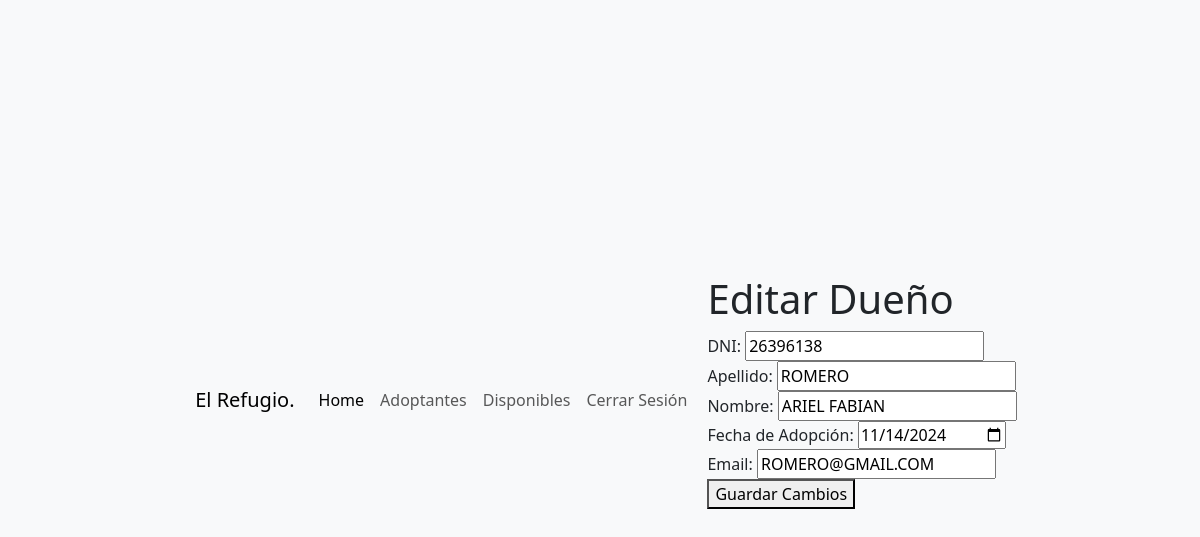
The page /vista/editar_dueño.php?id=2 on the database its author committed.
### vista/editar_dueño.php (the view, shortened to what this page needs)
<?php
$host = 'localhost';
$user = 'root';
$password = '';
$dbname = 'usuario';
$conexion = new mysqli($host, $user, $password, $dbname);
if (isset($_GET['id'])) {
    $id = intval($_GET['id']);
    $sql = "SELECT * FROM dueño WHERE ID_ADOPTA = $id";
    $result = $conexion->query($sql);
    if ($result && $result->num_rows > 0) {
        $dueño = $result->fetch_assoc();
    } else {
        die("Registro no encontrado.");
    }
}
?>
<!DOCTYPE html>
<html lang="es">
<head>
    <link href="https://cdn.jsdelivr.net/npm/bootstrap@5.3.3/dist/css/bootstrap.min.css" rel="stylesheet" />
</head>
<body>
<?php
include 'navbar.php';
?>
<div class="mb-3">
    <h1>Editar Dueño</h1>
    <form method="POST" action="editar_dueño.php">
        <label>DNI:</label>
        <input type="text" name="DNI" value="<?= $dueño['DNI'] ?>" required><br>
        <label>Apellido:</label>
        <input type="text" name="APELLIDO" value="<?= $dueño['APELLIDO'] ?>" required><br>
        <label>Nombre:</label>
        <input type="text" name="NOMBRE" value="<?= $dueño['NOMBRE'] ?>" required><br>
        <label>Fecha de Adopción:</label>
        <input type="date" name="FECHA_ADOPCION" value="<?= $dueño['FECHA_ADOPCION'] ?>" required><br>
        <label>Email:</label>
        <input type="email" name="EMAIL" value="<?= $dueño['EMAIL'] ?>" required><br>
        <button type="submit">Guardar Cambios</button>
    </form>
</div>
</body>
</html>

### vista/editar_dueño.php (style rules this page uses)
body { display: flex; justify-content: center; align-items: center; min-height: 100vh; margin: 0; background-color: #f8f9fa; }

### rows shown on the page
dueño: DNI "26396138", APELLIDO "ROMERO", NOMBRE "ARIEL FABIAN", FECHA_ADOPCION "11/14/2024", EMAIL "ROMERO@GMAIL.COM"
